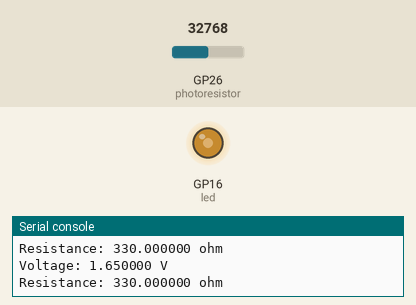
Simulated run of this program. Board: Raspberry Pi Pico running MicroPython. Shown: output pins drawn as LEDs (lit = HIGH), the last lines printed to the serial console. The inputs (shaded band) are chosen by the test bench; at power-on: GP26 (photoresistor) = 32768 (analog values on the 0–65535 scale).

Above: at 1.2 s.
1.3 s: GP26 (photoresistor) set to 19660
At 2.3 s:
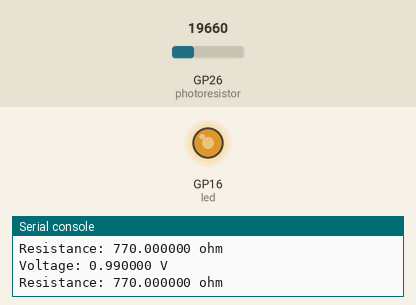
3.0 s: GP26 (photoresistor) set to 7864
At 3.5 s:
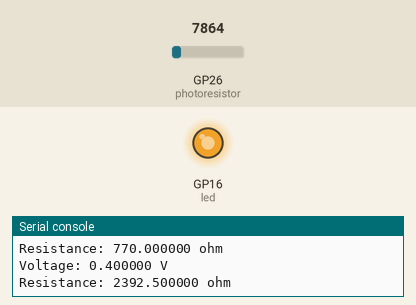
4.5 s: GP26 (photoresistor) set to 57670
At 5.7 s:
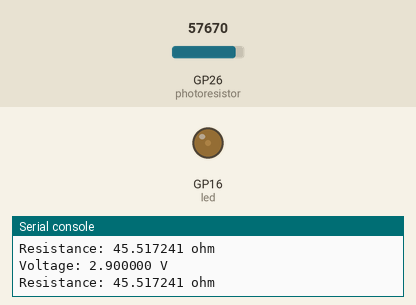
6.0 s: GP26 (photoresistor) set to 32767
At 7.2 s:
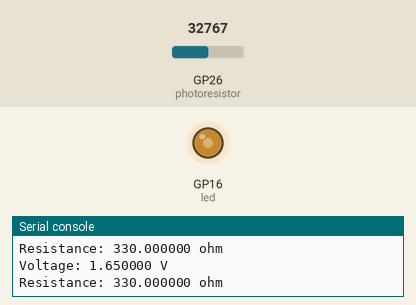
Timing chart, 0 to 8.5 s (numbered marks = the images above; inputs shaded):
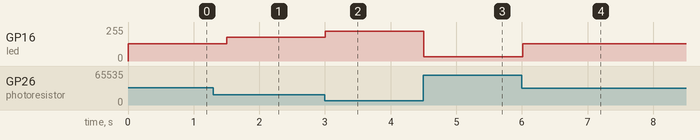

The program:

ADC_control_LED.py
```python
from machine import Pin, ADC, PWM
import utime

photoresistor = ADC(Pin(26))
led = PWM(Pin(16))
led.freq(100)
led.duty_u16(0)

def readADC(pin):
    vout = photoresistor.read_u16()
    vout = round(vout * 3.3 / 65535, 2)
    r1 = 330*(3.3-vout)/vout

    return (vout, r1)

try:
    while True:
        vout = readADC(photoresistor)[0]
        r1 = readADC(photoresistor)[1]
        print("Voltage: %f V" % vout)
        print("Resistance: %f ohm" % r1)
        led.duty_u16(1 - photoresistor.read_u16())

        utime.sleep(0.5)
except KeyboardInterrupt:
    print("KeyboardInterrupt")
    print("Exiting program")
```

Measured:
- after the input at 1.3 s, GP16 (led): 128/255 → 179/255 after 0.20 s
- after the input at 3.0 s, GP16 (led): 179/255 → 224/255 at once
- after the input at 4.5 s, GP16 (led): 224/255 → 31/255 at once
- after the input at 6.0 s, GP16 (led): 31/255 → 128/255 at once
